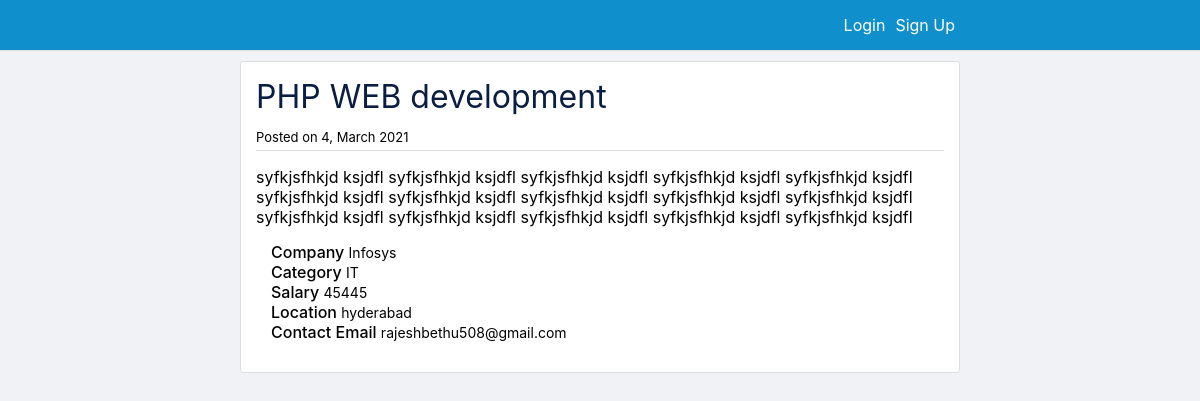
The page /job.php?id=3 on the database its author committed.
### tables this page shows
CREATE TABLE `jobs` (
  `jid` int(11) NOT NULL,
  `uid` int(255) NOT NULL,
  `job_title` varchar(255) NOT NULL,
  `job_desc` mediumtext NOT NULL,
  `company` varchar(255) NOT NULL,
  `salary` int(255) NOT NULL,
  `category` varchar(255) NOT NULL,
  `location` varchar(255) NOT NULL,
  `contact_email` varchar(255) NOT NULL,
  `date` varchar(20) NOT NULL
);

### includes/jobs.php (called while the page is built, shortened)
<?php
	class Jobs{
		function connect() {
			$servername = "localhost";
			$username = "root";
			$password = "qadbpwd";
			$dbname = "jobportal";
			$conn = new mysqli($servername, $username, $password, $dbname);
			return $conn;
		}
		function getJobProfile($jid){
			$conn = $this->connect();
			$sql = "select * from jobs where jid=$jid;";
			$result = $conn->query($sql);
			$row = $result->fetch_assoc();
			return $row;
		}
	}
?>

### job.php (the view, shortened to what this page needs)
<!DOCTYPE html>
<html lang="en">
<head>
	<link rel="stylesheet" type="text/css" href="styles/common.css">
	<link rel="stylesheet" type="text/css" href="styles/uncommon.css">
	<link rel="stylesheet" type="text/css" href="styles/job.css">
</head>
<body>
	<?php
		include "nav.php";
		include "includes/jobs.php";
		$job = new Jobs();
		$job_info = $job->getJobProfile($jid);
		$job_title = $job_info["job_title"];
		$job_desc = $job_info["job_desc"];
		$company = $job_info["company"];
		$salary = $job_info["salary"];
		$category = $job_info["category"];
		$location = $job_info["location"];
		$contact_email = $job_info["contact_email"];
		$date = $job_info["date"];
	?>
	<div class="body_container">
		<div class="post_container">
			<div class="post">
				<div class="post_header">
					<h1><?php echo $job_title; ?></h1>
					<p class="posted_date">Posted on <span><?php echo $date; ?></span></p>
				</div>
				<div class="post_desc">
					<p><?php echo $job_desc; ?></p>
				</div>
				<div class="post_footer_container">
					<div class="post_footer">
						<div><span class="footer_title">Company </span><span class="footer_value"><?php echo $company; ?></span></div>
						<div><span class="footer_title">Category </span><span class="footer_value"><?php echo $category; ?></span></div>
						<div><span class="footer_title">Salary </span><span class="footer_value"><?php echo $salary; ?></span></div>
						<div><span class="footer_title">Location </span><span class="footer_value"><?php echo $location; ?></span></div>
						<div><span class="footer_title">Contact Email </span><span class="footer_value"><?php echo $contact_email; ?></span></div>
					</div>
				</div>
			</div>
		</div>
	</div>
</body>

### nav.php (shortened to what this page needs)
<div class="nav_bar">
	<nav>
		<?php
			if(!isset($_COOKIE["login_info"])){
				echo "<a class='nav_icons' href='login.php'>Login</a>
					<a class='nav_icons' href='signup.php'>Sign Up</a>";
			}else{
				echo "<a class='nav_icons' href='home.php'>Home</a>
					<a class='nav_icons' href='create.php'>Post new Job</a>
					<a class='nav_icons' href='myposts.php'>My posts</a>
					<a class='nav_icons' href='includes/logout.php'>Logout</a>";
			}
		?>
	</nav>
</div>

### styles/common.css (style rules this page uses)
* { overflow-wrap: anywhere; }
body { background: #f0f2f5; margin: 0; padding: 0; }
* { box-sizing: border-box; font-family: -apple-system, system-ui, BlinkMacSystemFont, "Segoe UI", Roboto, Oxygen-Sans, Ubuntu, Cantarell, "Helvetica Neue", sans-serif; outline: none; }
a { text-decoration: none; color: inherit; }
.nav_bar { position: sticky; background: #0f8fcc; width: 100%; margin-bottom: 10px; padding: 0; border-bottom: 1px solid #ddd; }
nav { width: 60%; margin-left: auto; margin-right: auto; display: flex; justify-content: flex-end; align-items: center; height: 50px; }
.nav_icons { text-decoration: none; color: #fff; white-space: nowrap!important; padding: 5px; }

### styles/uncommon.css (style rules this page uses)
.body_container { width: 60%; margin-left: auto; margin-right: auto; }
.job_posts h3,h1 { margin: 0; color: #091e42; }

### styles/job.css (style rules this page uses)
.post_container { width: 100%; margin-left: auto; margin-right: auto; }
.post_header { border-bottom: 1px solid #ddd; }
.post_header p { margin-bottom: 5px; }
.post_desc p { margin-bottom: 0; }
.post { background: #fff; padding: 15px; border: 1px solid #ddd; border-radius: 3px; margin-bottom: 10px; }
.post h1 { font-weight: 400; }
.posted_date { font-size: 13px; }
.post_footer_container { padding: 10px; }
.post_footer { padding: 5px; }
.footer_title { font-weight: 500; }
.footer_value { font-size: 14px; }

### rows shown on the page
jobs: job_title "PHP WEB development", date "4, March 2021", job_desc "syfkjsfhkjd ksjdfl syfkjsfhkjd ksjdfl syfkjsfhkjd ksjdfl syfkjsfhkjd ksjdfl syfkjsfhkjd ksjdfl syfkjsfhkjd ksjdfl syfkjsfhkjd ksjdfl syfkjsfhkjd ksjdfl syfkjsfhkjd ksjdfl syfkjsfhkjd ksjdfl syfkjsfhkjd ksjdfl syfkjsfhkjd ksjdfl syfkjsfhkjd ksjdfl syfkjsfhkjd ksjdfl syfkjsfhkjd ksjdfl", company "Infosys", category "IT", salary "45445", location "hyderabad", contact_email "rajeshbethu508@gmail.com"
